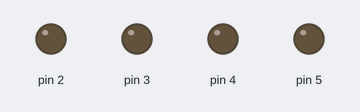
This sketch was run on a simulated Arduino Uno, built with avr-gcc and run on an emulated ATmega328P. Shown: output pins drawn as LEDs (lit = HIGH).

Above: at 0.5 s.
At 21.3 s:
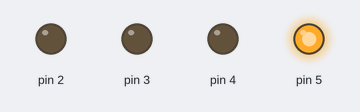
At 25.5 s:
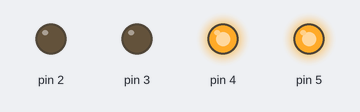
At 30.4 s:
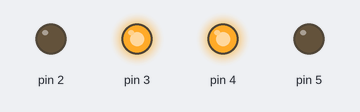
At 38.8 s:
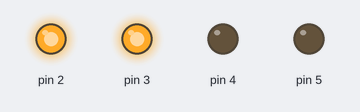
Timing chart, 0 to 40.0 s (numbered marks = the images above):
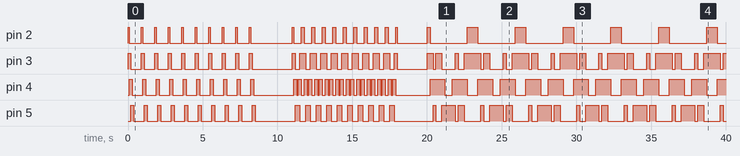

Measured:
- by itself, pin 2: LOW → HIGH at 0.00 s, → LOW 0.10 s later, → HIGH 0.80 s later, → LOW 0.10 s later, … (56 changes in this stretch)
- by itself, pin 3: LOW → HIGH at 0.00 s, → LOW 0.20 s later, → HIGH 0.70 s later, → LOW 0.20 s later, … (81 changes in this stretch)
- by itself, pin 4: LOW → HIGH at 0.10 s, → LOW 0.20 s later, → HIGH 0.70 s later, → LOW 0.20 s later, … (85 changes in this stretch)
- by itself, pin 5: LOW → HIGH at 0.20 s, → LOW 0.20 s later, → HIGH 0.70 s later, → LOW 0.20 s later, … (78 changes in this stretch)

The sketch:

ledChaser.ino
```cpp
void setup()
{
  pinMode(2, OUTPUT);
  pinMode(3, OUTPUT);
  pinMode(4, OUTPUT);
  pinMode(5, OUTPUT);
  pinMode(5, OUTPUT);
}

void loop()
{
  int looptime=10;
  int i=0;
  while (i<looptime){
  lightUniDirection(100);
    i++;
  }

  i=0;
  offAll();
  delay(2000);
  while(i<looptime){
    lightBackandForth(100);
    i++;
  }

 i=0;
  offAll();
   delay(2000);
  while(i<looptime){
    wave(200);
  }
  offAll();
  delay(2000);

}

void lightBackandForth(int time){
  forwardLight(time);
  reverseLight(time);
}
void lightUniDirection(int time){
  forwardLight(time);
  offAll();
  delay(500);
}

//-----------------------------
void wave(int time){
  digitalWrite(2,HIGH);
  digitalWrite(3,HIGH);
  delay(time);
  digitalWrite(2,LOW);
  digitalWrite(4,HIGH);
  delay(time);
  digitalWrite(3,LOW);
  digitalWrite(5,HIGH);
  delay(time);

  digitalWrite(5,LOW);
  digitalWrite(3,HIGH);
  delay(time+200);
  digitalWrite(3,LOW);
  digitalWrite(5,HIGH);
  delay(time);
  digitalWrite(4,LOW);
  digitalWrite(6,HIGH);

  delay(500);

  digitalWrite(6,LOW);
  digitalWrite(4,HIGH);
  delay(time);
  digitalWrite(5,LOW);
  digitalWrite(3,HIGH);
  delay(time);
  digitalWrite(3,LOW);
  digitalWrite(5,HIGH);
  delay(time+200);
  digitalWrite(5,LOW);
  digitalWrite(3,HIGH);
  delay(time);
  digitalWrite(4,LOW);
  digitalWrite(2,HIGH);
  delay(500);
}
void forwardLight(int time){
  digitalWrite(2,HIGH);
  digitalWrite(3,HIGH);
  delay(time);
  digitalWrite(2,LOW);
  digitalWrite(4,HIGH);
  delay(time);
  digitalWrite(3,LOW);
  digitalWrite(5,HIGH);
  delay(time);
  digitalWrite(4,LOW);
  digitalWrite(6,HIGH);
  delay(time);
}
void reverseLight(int time){
  digitalWrite(6,LOW);
  digitalWrite(4,HIGH);
  delay(time);
  digitalWrite(5,LOW);
  digitalWrite(3,HIGH);
  delay(time);
  digitalWrite(4,LOW);
  digitalWrite(2,HIGH);
  delay(time);
}

void offAll(){
  digitalWrite(2,LOW);
  digitalWrite(3,LOW);
  digitalWrite(4,LOW);
  digitalWrite(5,LOW);
  digitalWrite(6,LOW);
}
```
